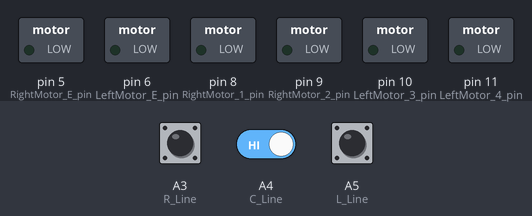
Simulated run of this sketch. Board: Arduino Uno, built with avr-gcc and run on an emulated ATmega328P. Shown: switched loads named in the sketch (green lamp = pin HIGH). Dashed ring = blinking. Inputs (shaded band) come from the test bench; at power-on: A3 (R_Line) HIGH, A5 (L_Line) HIGH, A4 (C_Line) HIGH. What the sketch prints to the serial monitor is not drawn.

Above: at 1.2 s.
1.3 s: A3 (R_Line) driven LOW
At 2.3 s:
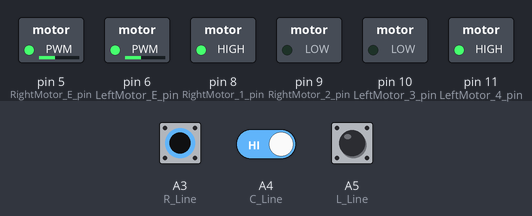
2.8 s: A5 (L_Line) driven LOW
At 3.9 s:
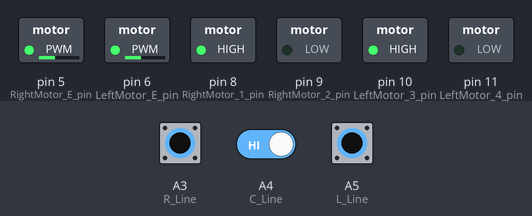
4.3 s: A3 (R_Line) driven HIGH
At 5.5 s:
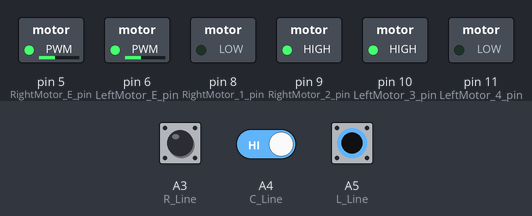
5.8 s: A5 (L_Line) driven HIGH
At 7.0 s:
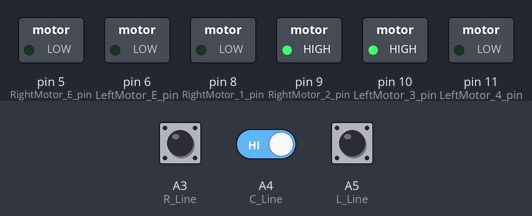
7.3 s: A3 (R_Line) pulsed LOW 2 times (0.12 s each, 0.3 s apart)
At 9.0 s:
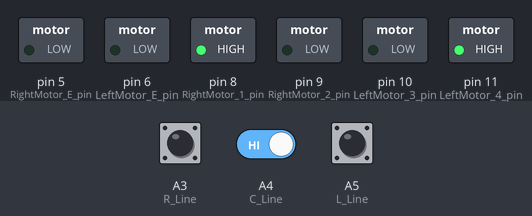
9.4 s: A5 (L_Line) pulsed LOW 5 times (0.12 s each, 0.3 s apart)
At 9.79 s:
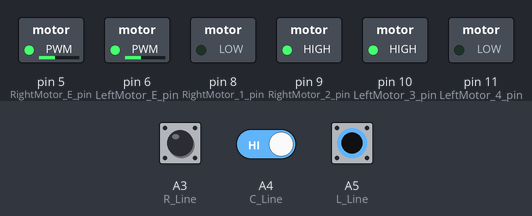
Timing chart, 0 to 12.4 s (numbered marks = the images above; inputs shaded):
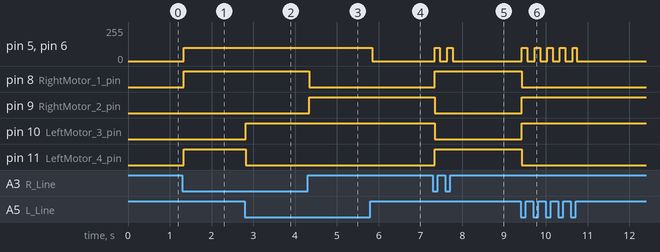

The sketch:

Homework2.ino
```cpp
//과제 2
//주제 : 라인트레이서 센서를 활용한 검은색 라인 트랙 자율 주행하기
//
//내용 : 팀별로 제공된 검은색 라인 경기장에서 출발선에서 출발하고 도착선에서 멈추는 미션 수행
//      라인을 벗어나면 실격처리됨

int RightMotor_E_pin = 5;      // 오른쪽 모터의 Enable & PWM
int LeftMotor_E_pin = 6;       // 왼쪽 모터의 Enable & PWM
int RightMotor_1_pin = 8;      // 오른쪽 모터 제어선 IN1
int RightMotor_2_pin = 9;      // 오른쪽 모터 제어선 IN2
int LeftMotor_3_pin = 10;      // 왼쪽 모터 제어선 IN3
int LeftMotor_4_pin = 11;      // 왼쪽 모터 제어선 IN4

int R_Line = A3;
int C_Line = A4;
int L_Line = A5;

int L_MotorSpeed = 100;
int R_MotorSpeed = 100;

int SR = 1;
int SC = 1;
int SL = 1;

void setup() {
  pinMode(RightMotor_E_pin, OUTPUT);
  pinMode(LeftMotor_E_pin, OUTPUT);
  pinMode(RightMotor_1_pin, OUTPUT);
  pinMode(RightMotor_2_pin, OUTPUT);
  pinMode(LeftMotor_3_pin, OUTPUT);
  pinMode(LeftMotor_4_pin, OUTPUT);

  Serial.begin(9600);    // PC와의 시리얼 통신 9600bps로 설정
  Serial.println("Welcome Eduino!");
}

void loop() {
  int R = digitalRead(R_Line);
  int C = digitalRead(C_Line);
  int L = digitalRead(L_Line);

  Serial.print("digital : ");
  Serial.print(L);
  Serial.print(", ");
  Serial.print(C);
  Serial.print(", ");
  Serial.print(R);
  Serial.print("   ");

  if ( L == LOW && C == LOW && R == LOW ) {           // 0 0 0
    L = SL; C = SC; R = SR;
  }

  if ( L == LOW && C == HIGH && R == LOW ) {          // 0 1 0
    motor_role(HIGH, HIGH);
    Serial.println("직진");
  }

  else if (L == LOW && R == HIGH ){                   // 0 0 1, 0 1 1
    motor_role(LOW, HIGH);
    Serial.println("우회전");
  }

  else if (L == HIGH && R == LOW ) {                  // 1 0 0, 1 1 0
    motor_role(HIGH, LOW);
    Serial.println("좌회전");

  }
  else if ( L == HIGH && R == HIGH ) {                // 1 1 1, 1 0 1
    analogWrite(RightMotor_E_pin, 0);
    analogWrite(LeftMotor_E_pin, 0);
    Serial.println("정지");
  }
  SR = R;
  SC = C;
  SL = L;
}

void motor_role(int R_motor, int L_motor) {
  digitalWrite(RightMotor_1_pin, R_motor);
  digitalWrite(RightMotor_2_pin, !R_motor);
  digitalWrite(LeftMotor_3_pin, L_motor);
  digitalWrite(LeftMotor_4_pin, !L_motor);

  analogWrite(RightMotor_E_pin, R_MotorSpeed);
  analogWrite(LeftMotor_E_pin, L_MotorSpeed);
}
```

Measured:
- after the input at 1.3 s, pin 5 (RightMotor_E_pin), pin 6 (LeftMotor_E_pin): 0/255 → 100/255 at once; pin 8 (RightMotor_1_pin), pin 11 (LeftMotor_4_pin): LOW → HIGH at once
- after the input at 2.8 s, pin 10 (LeftMotor_3_pin): LOW → HIGH at once; pin 11 (LeftMotor_4_pin): HIGH → LOW at once
- after the input at 4.3 s, pin 8 (RightMotor_1_pin): HIGH → LOW at once; pin 9 (RightMotor_2_pin): LOW → HIGH at once
- after the input at 5.8 s, pin 5 (RightMotor_E_pin), pin 6 (LeftMotor_E_pin): 100/255 → 0/255 after 0.05 s
- after the input at 7.3 s, pin 5 (RightMotor_E_pin), pin 6 (LeftMotor_E_pin): alternates 100/255 for 0.13 s and 0/255 for 0.17 s, 4 changes in all, then stays 0/255, starting at once; pin 8 (RightMotor_1_pin), pin 11 (LeftMotor_4_pin): LOW → HIGH at once; pin 9 (RightMotor_2_pin), pin 10 (LeftMotor_3_pin): HIGH → LOW at once
- after the input at 9.4 s, pin 5 (RightMotor_E_pin), pin 6 (LeftMotor_E_pin): alternates 100/255 for 0.13 s and 0/255 for 0.17 s, 10 changes in all, then stays 0/255, starting at once; pin 8 (RightMotor_1_pin), pin 11 (LeftMotor_4_pin): HIGH → LOW at once; pin 9 (RightMotor_2_pin), pin 10 (LeftMotor_3_pin): LOW → HIGH at once
